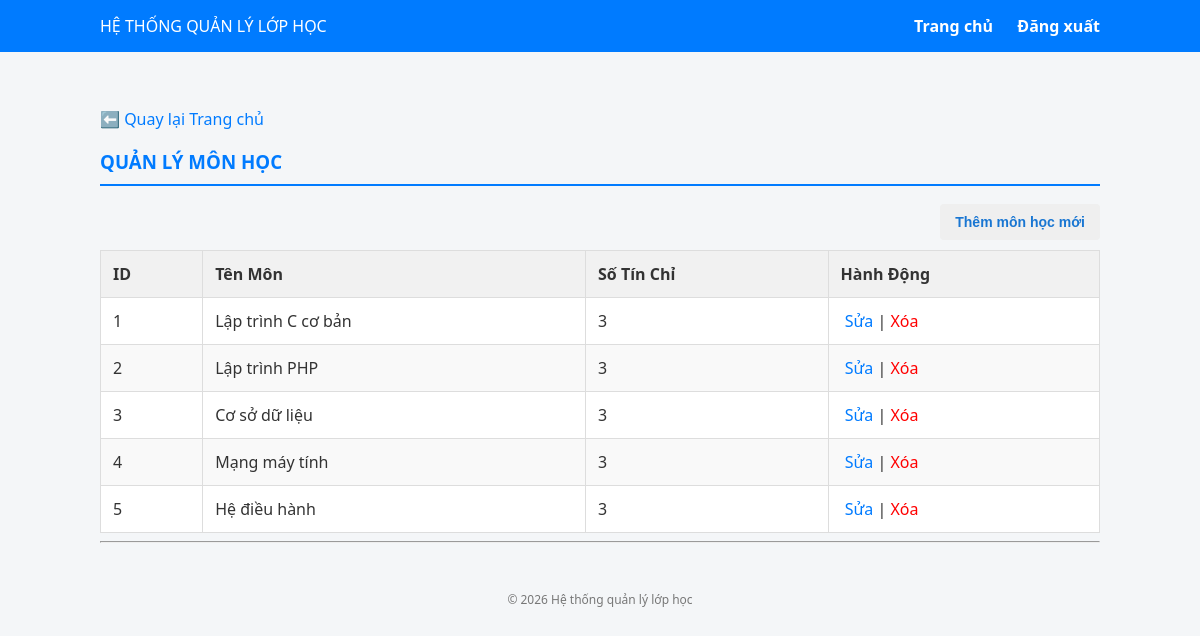
Screenshot of /index.php?controller=admin&action=monhoc (signed in) with the database file from the repository.
### tables this page shows
CREATE TABLE mon_hoc (
    id INT AUTO_INCREMENT PRIMARY KEY,
    ten_mon VARCHAR(100) NOT NULL,
    so_tin_chi INT NOT NULL DEFAULT 3,
    mo_ta TEXT
);

### core/Controller.php (called while the page is built, shortened)
<?php
class Controller {
    protected function view($path, $data = []) {
        extract($data);
        require __DIR__ . '/../views/' . $path . '.php';
    }
}

### controllers/AdminController.php (called while the page is built, shortened)
<?php
require_once __DIR__ . '/../services/MonHocService.php';
require_once __DIR__ . '/../core/Controller.php';
class AdminController extends Controller {
    public function monhoc() {
        $service = new MonHocService();
        $monHoc = $service->getAll();
        $this->view('admin/mon_hoc', compact('monHoc', 'editingMonHoc'));
    }
}

### config/db.php (called while the page is built)
<?php
return [
    'driver' => 'mysql',
    'host'   => 'localhost',
    'dbname' => 'QuanLyLopHoc',
    'user'   => 'root',
    'pass'   => '',
    'charset'=> 'utf8'
];

### core/Database.php (called while the page is built)
<?php
class Database {
    private static $conn = null;
    public static function getConnection() {
        if (self::$conn === null) {
            $config = require __DIR__ . '/../config/db.php';
            $dsn = "{$config['driver']}:host={$config['host']};dbname={$config['dbname']};charset={$config['charset']}";
            self::$conn = new PDO(
                $dsn,
                $config['user'],
                $config['pass'],
                [
                    PDO::ATTR_ERRMODE => PDO::ERRMODE_EXCEPTION,
                    PDO::ATTR_DEFAULT_FETCH_MODE => PDO::FETCH_ASSOC
                ]
            );
        }
        return self::$conn;
    }
}

### services/MonHocService.php (called while the page is built, shortened)
<?php
class MonHocService {
    private $dao;
    public function __construct() {
        $this->dao = new MonHocDAO();
    }
    public function getAll() {
        return $this->dao->findAll();
    }
}

### core/BaseDAO.php (called while the page is built, shortened)
<?php
require_once __DIR__ . '/Database.php';
abstract class BaseDAO {
    protected $conn;
    protected $table;
    protected $modelClass = null;
    public function __construct() {
        $this->conn = Database::getConnection();
    }
    public function findAll() {
        $stmt = $this->conn->prepare("SELECT * FROM {$this->table}");
        $stmt->execute();
        if ($this->modelClass) {
            return $stmt->fetchAll(PDO::FETCH_CLASS, $this->modelClass);
        }
        return $stmt->fetchAll();
    }
}

### views/admin/mon_hoc.php (the view, shortened to what this page needs)
<?php include __DIR__.'/../layouts/header.php'; ?>
    <p><a href="index.php?controller=admin&action=index">⬅️ Quay lại Trang chủ</a></p>
    <h3>QUẢN LÝ MÔN HỌC</h3>
        <div style="display: flex; justify-content: flex-end; align-items: center; margin-bottom: 10px;">
        <button onclick="document.getElementById('modal-them-monhoc').style.display='block'" style="color: #1976d2; font-weight: bold;"> Thêm môn học mới</button>
    </div>
    <table border="1" cellpadding="5" style="width: 100%; border-collapse: collapse;">
        <thead>
        <tr style="background-color: #f2f2f2;">
            <th>ID</th>
            <th>Tên Môn</th>
            <th>Số Tín Chỉ</th>
            <th>Hành Động</th>
        </tr>
        </thead>
        <tbody>
        <?php if (!empty($monHoc)):  ?>
            <?php foreach ($monHoc as $row): ?>
                <tr style="<?= (isset($editingMonHoc) && $editingMonHoc->id == $row->id) ? 'background-color: #ffffcc;' : '' ?>">
                    <td><?= $row->id ?></td>
                    <td><?= htmlspecialchars($row->ten_mon) ?></td>
                    <td><?= $row->so_tin_chi ?></td>
                    <td>
                        <a href="index.php?controller=admin&action=monhoc&edit_id=<?= $row->id ?>">️ Sửa</a> |
                        <a href="index.php?controller=admin&action=deleteMonHoc&id=<?= $row->id ?>"
                           onclick="return confirm('Xóa môn này?');" style="color: red;"> Xóa</a>
                    </td>
                </tr>
            <?php endforeach; ?>
        <?php else: ?>
            <tr><td colspan="4">Chưa có môn học nào.</td></tr>
        <?php endif; ?>
        </tbody>
    </table>
    <hr>
<?php include __DIR__.'/../layouts/footer.php'; ?>

### views/layouts/header.php (style rules this page uses)
:root { --primary-color: #007bff; --secondary-color: #6c757d; --success-color: #28a745; --danger-color: #dc3545; --bg-color: #f4f6f8; --white: #ffffff; --border-color: #ddd; }
body { font-family: 'Segoe UI', Tahoma, Geneva, Verdana, sans-serif; background-color: var(--bg-color); margin: 0; color: #333; }
a { text-decoration: none; color: var(--primary-color); }
table { width: 100%; border-collapse: collapse; margin-top: 10px; background: white; }
th, td { padding: 12px; border: 1px solid var(--border-color); text-align: left; }
th { background-color: #f1f1f1; font-weight: bold; }
tr:nth-child(even) { background-color: #f9f9f9; }
button, .btn { display: inline-block; padding: 10px 15px; border: none; border-radius: 4px; cursor: pointer; color: white; font-size: 14px; text-align: center; }
h3 { border-bottom: 2px solid var(--primary-color); padding-bottom: 10px; color: var(--primary-color); }

### rows the page displays
mon_hoc: id "1", ten_mon "Lập trình C cơ bản", so_tin_chi "3"
mon_hoc: id "2", ten_mon "Lập trình PHP", so_tin_chi "3"
mon_hoc: id "3", ten_mon "Cơ sở dữ liệu", so_tin_chi "3"
mon_hoc: id "4", ten_mon "Mạng máy tính", so_tin_chi "3"
mon_hoc: id "5", ten_mon "Hệ điều hành", so_tin_chi "3"
